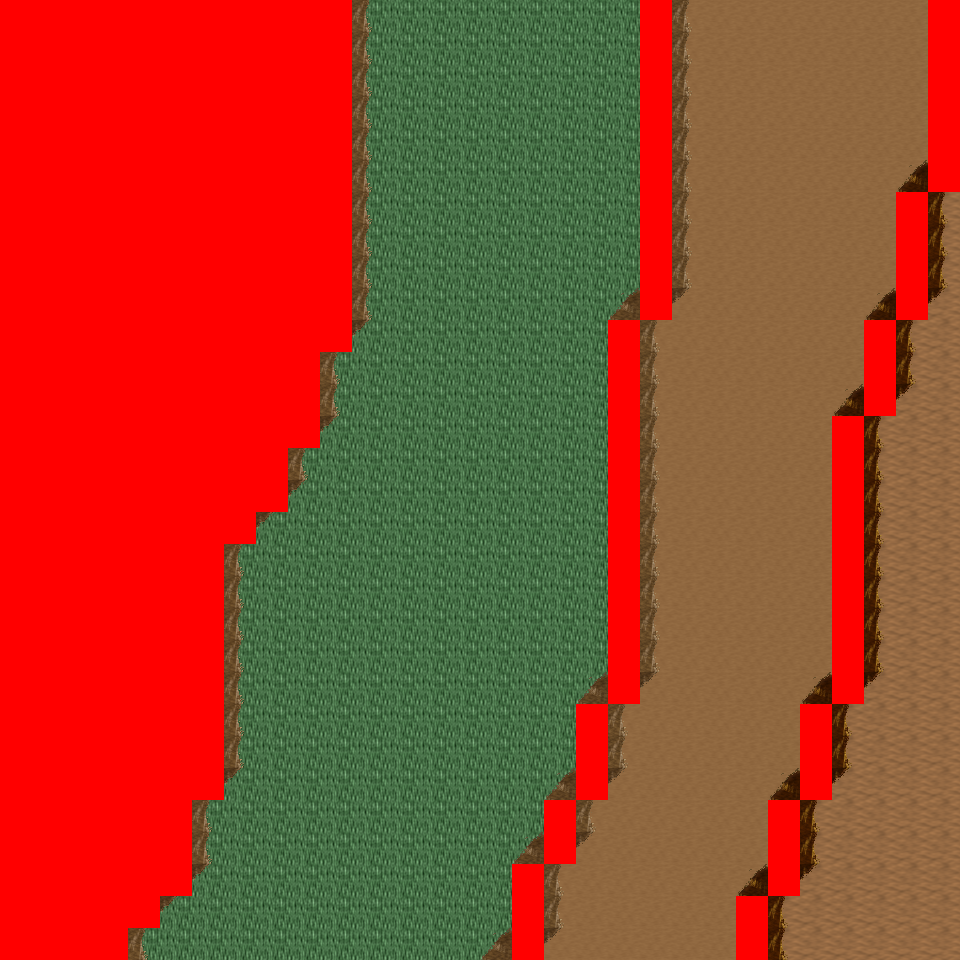

This is a level from a 2D game, rendered from its Tiled map with the project's own tilesets. A one-line summary and the map file follow, with tile-layer data summarised:
An orthogonal 30x30 tile map with 32x32 px tiles, 6 tile layers (Ground, Object, Object2, Above, ...), 14 tilesets and 4 objects (4x mapExit).

<map version="1.0" orientation="orthogonal" renderorder="right-down" width="30" height="30" tilewidth="32" tileheight="32" nextobjectid="5">
  <tileset firstgid="1" name="tileset_logic_collision" tilewidth="32" tileheight="32" tilecount="1" columns="1">
    <image source="../drawable/tileset_logic_collision.png" width="32" height="32" />
  </tileset>
  <tileset firstgid="2" name="tileset_ground_ground" tilewidth="32" tileheight="32" tilecount="33" columns="3">
    <image source="../drawable/tileset_ground_ground.png" width="96" height="352" />
  </tileset>
  <tileset firstgid="35" name="tileset_ground_ridge_earth_pale" tilewidth="32" tileheight="32" tilecount="96" columns="12">
    <image source="../drawable/tileset_ground_ridge_earth_pale.png" width="384" height="256" />
  </tileset>
  <tileset firstgid="131" name="tileset_ground_ridge_earth_dark" tilewidth="32" tileheight="32" tilecount="96" columns="12">
    <image source="../drawable/tileset_ground_ridge_earth_dark.png" width="384" height="256" />
  </tileset>
  <tileset firstgid="227" name="tileset_terrain_desert" tilewidth="32" tileheight="32" tilecount="88" columns="8">
    <image source="../drawable/tileset_terrain_desert.png" width="256" height="352" />
  </tileset>
  <tileset firstgid="315" name="tileset_plant_tree_tree_darkgreen" tilewidth="32" tileheight="32" tilecount="88" columns="8">
    <image source="../drawable/tileset_plant_tree_tree_darkgreen.png" width="256" height="352" />
  </tileset>
  <tileset firstgid="403" name="tileset_building_tan_building" tilewidth="32" tileheight="32" tilecount="24" columns="4">
    <image source="../drawable/tileset_building_tan_building.png" width="128" height="192" />
  </tileset>
  <tileset firstgid="427" name="tileset_plant_cactus_2" tilewidth="32" tileheight="32" tilecount="10" columns="5">
    <image source="../drawable/tileset_plant_cactus_2.png" width="160" height="64" />
  </tileset>
  <tileset firstgid="437" name="tileset_ground_sand_2" tilewidth="32" tileheight="32" tilecount="15" columns="5">
    <image source="../drawable/tileset_ground_sand_2.png" width="160" height="96" />
  </tileset>
  <tileset firstgid="452" name="tileset_object_stone_well" tilewidth="32" tileheight="32" tilecount="6" columns="2">
    <image source="../drawable/tileset_object_stone_well.png" width="64" height="96" />
  </tileset>
  <tileset firstgid="458" name="tileset_plant_tree_banana_tree" tilewidth="32" tileheight="32" tilecount="40" columns="4">
    <image source="../drawable/tileset_plant_tree_banana_tree.png" width="128" height="320" />
  </tileset>
  <tileset firstgid="498" name="tileset_ground_sand_edges" tilewidth="32" tileheight="32" tilecount="15" columns="5">
    <image source="../drawable/tileset_ground_sand_edges.png" width="160" height="96" />
  </tileset>
  <tileset firstgid="513" name="tileset_building_window_window_centered" tilewidth="32" tileheight="32" tilecount="1" columns="1">
    <image source="../drawable/tileset_building_window_window_centered.png" width="32" height="32" />
  </tileset>
  <tileset firstgid="514" name="tileset_building_door_closed" tilewidth="32" tileheight="32" tilecount="1" columns="1">
    <image source="../drawable/tileset_building_door_closed.png" width="32" height="32" />
  </tileset>
  <layer name="Ground" width="30" height="30">
    <data>[900 cells, 900 non-empty, 4 distinct tile ids]</data>
  </layer>
  <layer name="Object" width="30" height="30">
    <data>[900 cells, 242 non-empty, 20 distinct tile ids]</data>
  </layer>
  <layer name="Object2" width="30" height="30">
    <data>[900 cells, 4 non-empty, 4 distinct tile ids]</data>
  </layer>
  <layer name="Above" width="30" height="30">
    <data>[900 cells, 159 non-empty, 17 distinct tile ids]</data>
  </layer>
  <layer name="Above2" width="30" height="30">
    <data>[900 cells, 0 non-empty, 0 distinct tile ids]</data>
  </layer>
  <layer name="Walkable" width="30" height="30">
    <data>[900 cells, 320 non-empty, 1 distinct tile ids]</data>
  </layer>
  <objectgroup name="MapEvents">
    <object id="1" name="south" type="mapExit" x="128" y="928" width="384" height="32">
      <properties>
        <property name="map" value="level_0_x0_y146" />
        <property name="x" value="4" />
        <property name="y" value="1" />
      </properties>
    </object>
    <object id="2" name="south2" type="mapExit" x="544" y="928" width="192" height="32">
      <properties>
        <property name="map" value="level_0_x0_y146" />
        <property name="x" value="17" />
        <property name="y" value="1" />
      </properties>
    </object>
    <object id="3" name="south3" type="mapExit" x="768" y="928" width="192" height="32">
      <properties>
        <property name="map" value="level_0_x0_y146" />
        <property name="x" value="24" />
        <property name="y" value="1" />
      </properties>
    </object>
    <object id="4" name="east" type="mapExit" x="928" y="192" width="32" height="768">
      <properties>
        <property name="map" value="level_0_x1_y145" />
        <property name="x" value="1" />
        <property name="y" value="6" />
      </properties>
    </object>
  </objectgroup>
</map>
